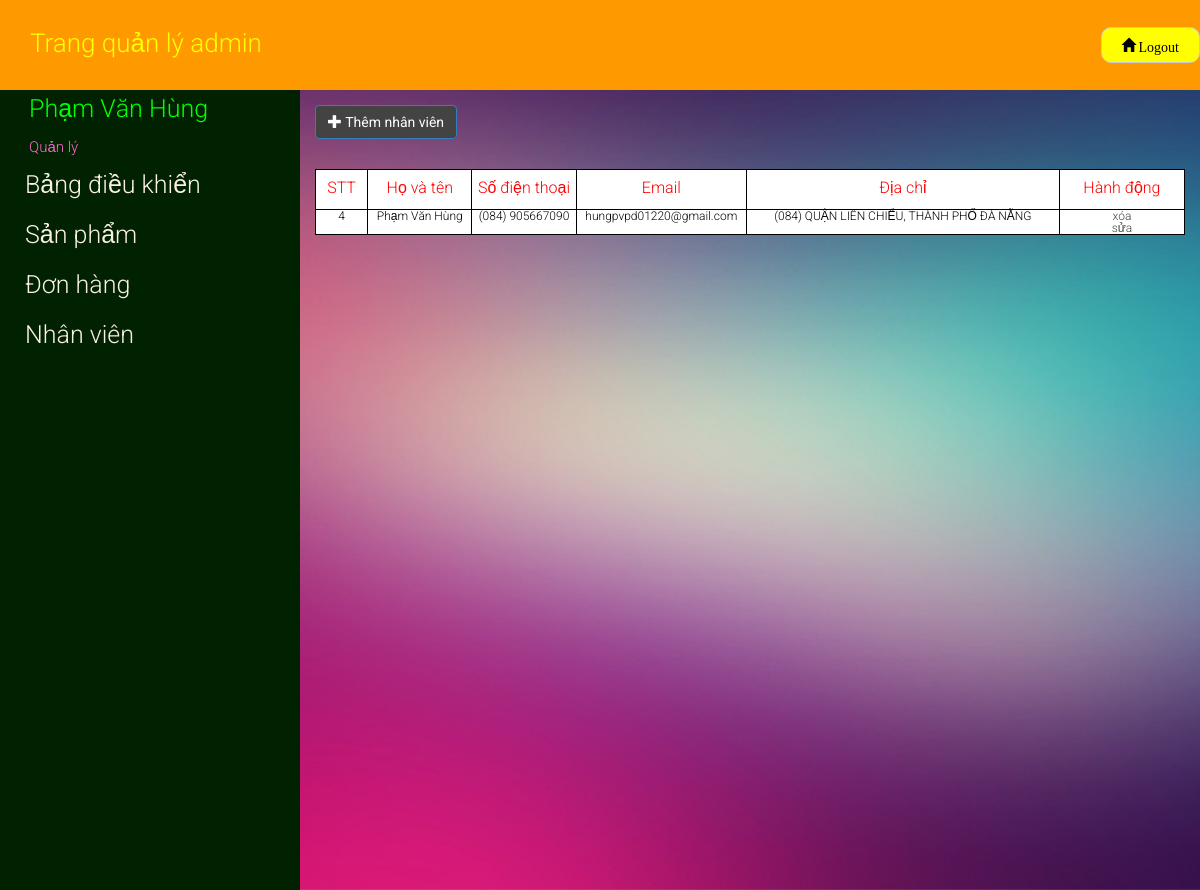
The app's page /quan-li-nhan-vien.php with its own data.
### tables this page shows
CREATE TABLE IF NOT EXISTS `nhanvien3` (
`id` int(11) NOT NULL,
  `tai_khoan` varchar(10) NOT NULL,
  `pass` varchar(50) NOT NULL,
  `ho_ten` varchar(50) NOT NULL,
  `email` varchar(50) NOT NULL,
  `sdt` int(11) NOT NULL,
  `dia_chi` varchar(255) NOT NULL
);

### quan-li-nhan-vien.php (the view, shortened to what this page needs)
<!DOCTYPE html>
<html>
<head>
<link href="css/bootstrap.css" rel="stylesheet">
<link href="css/font-awesome.min.css" rel="stylesheet">
<link rel="stylesheet" href="css/flexslider.css" type="text/css" media="screen"/>
<link href="css/sequence-looptheme.css" rel="stylesheet" media="all"/>
<link href="css/style.css" rel="stylesheet">
</head>
<body id="home">
<div class="wrapper">
<body>
<section class="title" style=" background:#FF9900;height:90px">
<h2 style="padding-left: 30px; color:yellow; font-size: 26px; padding-top:30px;">Trang quản lý admin</h2>
<form method="post" style="  margin-top: -30px" >
<button class="glyphicon glyphicon-home" name="logout" style="background-color: #FFFF00;
 float: right;"><span style="padding-left:3px">Logout</span></button>
</form>
</section>
<section class="col-sm-3" style="background:#002200; height:800px;margin-top:-15px">
<p style="color:#00FF00; font-size:25px; padding-left:14px;padding-bottom:10px;padding-top:10px"><b>Phạm Văn Hùng</b></p>
<p style="color:#FF66CC; font-size:15px; padding-left:14px;padding-bottom:10px">Quản lý</p>
<ul class="sidebar-menu" class="col-sm-4" style="margin-left:10px">
  <li class="active" style=" height:50px"><a href="quanli.php" style="font-size:25px; color:Linen"><span>Bảng điều khiển</span></a></li>
  <li style=" height:50px"><a href="admin.php" style="font-size:25px; color:Linen;"><span>Sản phẩm</span></a></li>
  <li style=" height:50px"><a href="quan-li-don-hang.php" style="font-size:25px; color:Linen"><span>Đơn hàng</span></a></li>
  <li style=" height:50px"><a href="quan-li-nhan-vien.php" style="font-size:25px; color:Linen"><span>Nhân viên</span></a></li>
</ul>
</section>
<section class="col-sm-9">
    <a href="them-nhan-vien.php"><div class="btn btn-primary"><span class="glyphicon glyphicon-plus"></span> Thêm nhân viên</div></a>
    <table class="col-sm-12" style="margin-top: 30px; background-color: white; width:100%;">
      <tr>
                                <td  style="color:red; font-size: 16px;width: 5%; height:40px; text-align:center;padding-top:10px; ">STT</td>
                                <td  style="color:red; font-size: 16px;width: 10%">Họ và tên</td>
                                <td style="color:red;font-size: 16px;width: 10%">Số điện thoại</td>
                                <td style="color:red;font-size: 16px;width: 10%">Email</td>
                                <td style="color:red;font-size: 16px;width: 30%" >Địa chỉ</td>
                                <td style="color:red;font-size: 16px;width: 12%">Hành động</td>
                        </tr>
                      <?php
                         require 'config.php';
                         $sql="SELECT * FROM nhanvien3";
                         $sttm=$db->prepare($sql);
                         $sttm->execute();
                         $result=$sttm->fetchAll();
                         foreach ($result as $value){
                      ?>
                        <tr>
                                <td style="color:#020202;padding-top:-200px"><?php echo $value['id'] ?></td>
                                <td style="color:#020202;"><?php echo $value['ho_ten'] ?></td>
                                <td style="color:#020202;">(084) <?php echo $value['sdt'] ?></td>
                                <td style="color:#020202;"><?php echo $value['email'] ?></td>
                                <td style="color:#020202;">(084) <?php echo $value['dia_chi'] ?></td>
                                <td style="color:#020202;"><a href="xoa-nhan-vien.php?id=<?=$value['id'] ?>">xóa</a><br><a href="update.php?id=<?=$value['id'] ?>">sửa</a></td>
      </tr>
                         <?php } ?>
                        </table>
</section>
</body>
</html>

### css/style.css (style rules this page uses)
html, body, div, span, applet, object, iframe, h1, h2, h3, h4, h5, h6, p, blockquote, pre, a, abbr, acronym, address, big, cite, code, del, dfn, em, img, ins, kbd, q, s, samp, small, strike, strong, sub, sup, tt, var, b, u, i, center, dl, dt, dd, ol, ul, li, fieldset, form, label, legend, table, caption, tbody, tfoot, thead, tr, th, td, article, aside, canvas, details, embed, figure, figcaption, footer, header, hgroup, menu, nav, output, ruby, section, summary, time, mark, audio, video { margin: 0;padding: 0;border: 0;font-size: 100%;font: inherit;vertical-align: baseline; }
article, aside, details, figcaption, figure, footer, header, hgroup, menu, nav, section { display: block; }
body { font-family: 'Roboto', sans-serif;font-size: 12px;font-weight: 300;line-height: 1;background: #f5f5f5;color: #434343; }
ol, ul { list-style: none; }
table { border-collapse: collapse;border-spacing: 0; }
h1, h2, h3, h4, h5 { margin: 0;padding: 0;font-weight: 300; }
h2 { font-size: 36px; }
p { font-size: 12px;font-weight: 300;margin: 0 0 10px 0;line-height: 18px; }
a { transition: all 0.2s ease-in-out 0s;-webkit-transition: all 0.2s ease-in-out 0s; }
a:hover, a:focus, a { text-decoration: none; }
ul { list-style: none outside none;margin: 0;padding: 0; }
ul:after { clear: both;content: "";display: block; }
li { line-height: 18px;transition: all 0.2s ease-in-out 0s;-webkit-transition: all 0.2s ease-in-out 0s; }
a, button, .button, .products, .name, .price, .fa, .sequence-next, .sequence-prev { -webkit-transition: all 300ms cubic-bezier(0.250, 0.250, 0.750, 0.750);-moz-transition: all 300ms cubic-bezier(0.250, 0.250, 0.750, 0.750);-ms-transition: all 300ms cubic-bezier(0.250, 0.250, 0.750, 0.750);-o-transition: all 300ms cubic-bezier(0.250, 0.250, 0.750, 0.750);transition: all 300ms cubic-bezier(0.250, 0.250, 0.750, 0.750); }
.button, button { background: #fff;padding: 10px 20px;border: 1px solid #cccccc;font-size: 14px;-webkit-border-radius: 10px;border-radius: 10px;outline: none; }
.wrapper { position: relative;width: 100%; }
#home { background: url(../images/bg.jpg) center top no-repeat;background-size: cover;-webkit-background-size: cover;background-attachment: fixed; }
.title { float: left;position: relative;width: 100%;margin-bottom: 15px;font-size: 24px;color: #2f2f2f;font-weight: 300;padding-bottom: 5px; }
#home { padding: 0!important; }

### quan-li-nhan-vien.php (style rules this page uses)
table { border-collapse: collapse; }
table, th, td { border: 1px solid black; text-align: center; }

### records on screen
nhanvien3: id "4", ho_ten "Phạm Văn Hùng", sdt "905667090", email "hungpvpd01220@gmail.com", dia_chi "QUẬN LIÊN CHIỂU, THÀNH PHỐ ĐÀ NẴNG"
